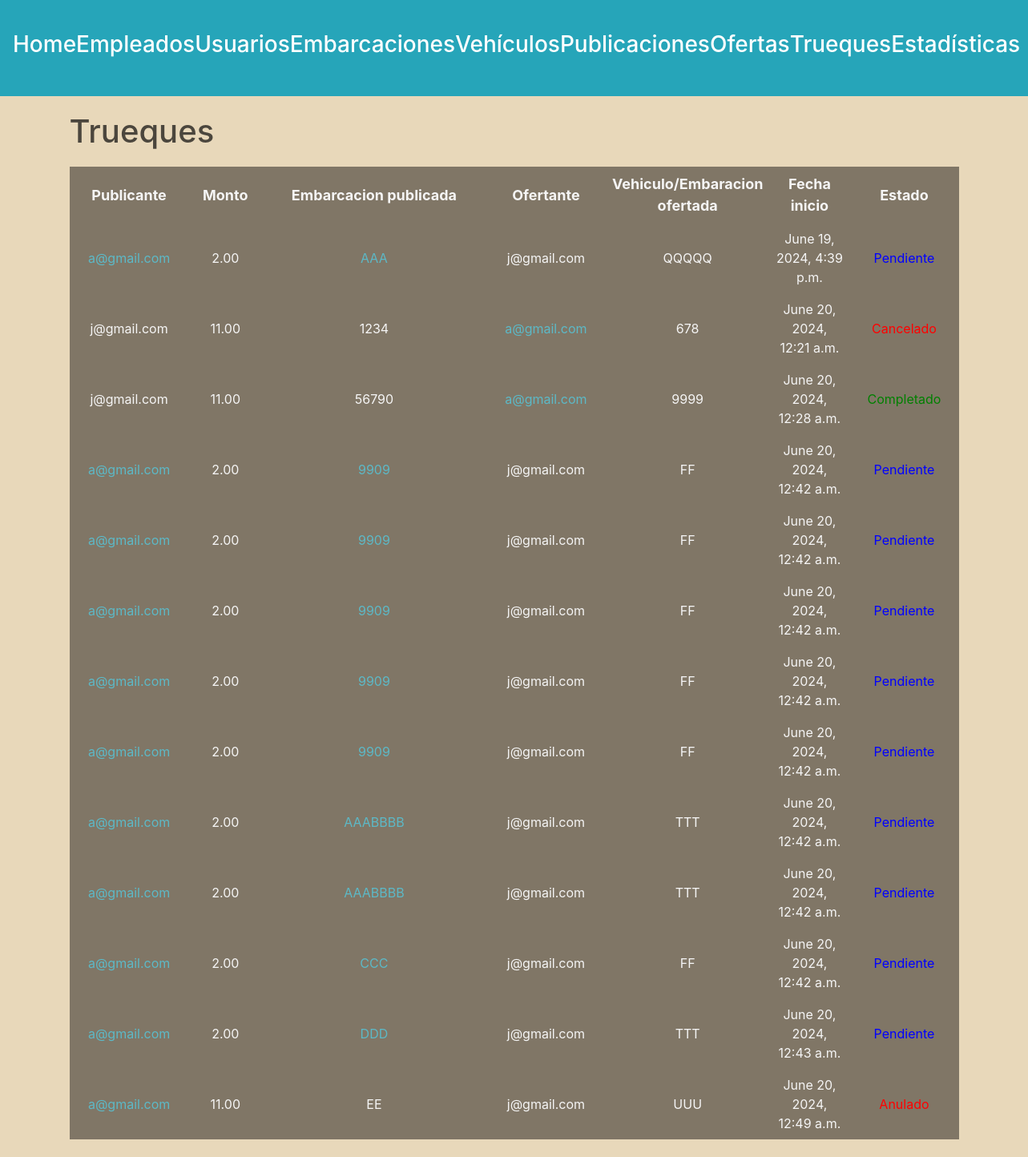
Before: /administracion/trueques/ (signed in) with the older database file.
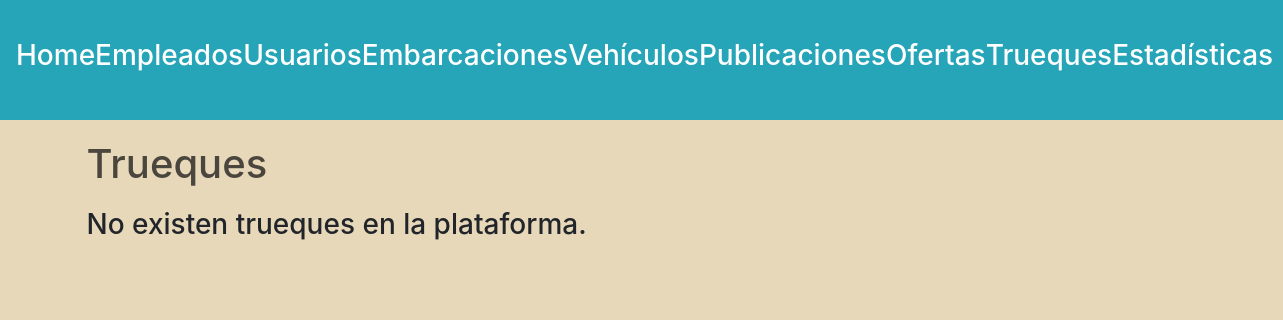
After: the same page with the newer database file.
### trueques/models.py (models this page shows)
class Trueque(models.Model):
    monto = models.DecimalField(max_digits=15, decimal_places=2, default=0)
    usuario1 = models.ForeignKey(Usuario, related_name='trueques_como_usuario1', on_delete=models.SET_NULL, null=True)
    usuario2 = models.ForeignKey(Usuario, related_name='trueques_como_usuario2', on_delete=models.SET_NULL, null=True)
    embarcacion1 = models.ForeignKey(Embarcacion, related_name='trueques_como_embarcacion1', on_delete=models.SET_NULL, null=True)
    embarcacion2 = models.ForeignKey(Embarcacion, related_name='trueques_como_embarcacion2', on_delete=models.SET_NULL, null=True)
    vehiculo = models.ForeignKey(Vehiculo, on_delete=models.SET_NULL, null=True)
    sede = models.ForeignKey(Sede, on_delete=models.SET_NULL, null=True)
    estado= models.CharField(max_length=50, default='Pendiente')
    fecha_inicio = models.DateTimeField(auto_now_add=True)
    fecha_cierre = models.DateTimeField(null=True)

### usuarios/models.py (models this page shows, shortened)
class Usuario(AbstractBaseUser, PermissionsMixin):
    nombre = models.CharField(max_length=50)
    apellido = models.CharField(max_length=50)
    fecha_nacimiento = models.DateField()
    telefono = models.CharField(max_length=13)
    mail = models.EmailField(max_length=50, unique=True)
    password = models.CharField(max_length=128)
    is_staff= models.BooleanField(default=False)
    is_blocked= models.BooleanField(default=False)
    USERNAME_FIELD = 'mail'
    REQUIRED_FIELDS = ['nombre', 'apellido', 'fecha_nacimiento', 'telefono']

### embarcaciones/models.py (models this page shows)
class Embarcacion(models.Model):
    matricula = models.CharField(max_length=100, unique=True)
    modelo = models.CharField(max_length=100)
    tipo = models.ForeignKey(TipoEmbarcacion, on_delete=models.SET_NULL, null=True)
    m_eslora = models.DecimalField(max_digits=5, decimal_places=2)
    m_manga = models.DecimalField(max_digits=5, decimal_places=2)
    m_calado = models.DecimalField(max_digits=5, decimal_places=2)
    motor = models.BooleanField(default=False)
    deuda = models.DecimalField(max_digits=10, decimal_places=2, default=0)
    sede = models.ForeignKey(Sede, on_delete=models.SET_NULL, null=True)
    dueño = models.ForeignKey(Usuario, on_delete=models.CASCADE)

### vehiculos/models.py (models this page shows)
class Vehiculo(models.Model):
    patente = models.CharField(max_length=100, unique=True)
    marca = models.CharField(max_length=100)
    modelo = models.CharField(max_length=100)
    tipo = models.ForeignKey(TipoVehiculo, on_delete=models.SET_NULL, null=True)
    año_fabricacion = models.DecimalField(max_digits=4, decimal_places=0, default=2000)
    kilometraje = models.DecimalField(max_digits=10, decimal_places=0, default=0)
    dueño = models.ForeignKey(Usuario, on_delete=models.CASCADE)

### administrador/views.py (the view)
# urls.py: path('administracion/trueques/', views.listar_trueques, name='lista trueques'),
@login_required(login_url=reverse_lazy('home'))
def listar_trueques(request):
    user = request.user
    if not user.is_staff:
        return redirect('home')
    trueques = Trueque.objects.all()
    return render(request, 'trades.html', {'trueques': trueques})

### autenticacion/backend.py (called while the page is built)
    def get_user(self, user_id):
        UserModel = get_user_model()
        try:
            return UserModel.objects.get(pk=user_id)
        except UserModel.DoesNotExist:
            return None

### administrador/templates/trades.html (shortened to what this page needs)
{% extends 'layouts/navbar.html' %}
{% block content %}
<div class="header">
    <h1>Trueques</h1>
</div>
{% if trueques %}
    <table>
        <thead>
            <tr>
                <th>Publicante</th>
                <th>Monto</th>
                <th>Embarcacion publicada</th>
                <th>Ofertante</th>
                <th>Vehiculo/Embaracion ofertada</th>
                <th>Fecha inicio</th>
                <th>Estado</th>
            </tr>
        </thead>
        <tbody>
            {% for trueque in trueques %}
                <tr>
                    <td>
                        {% if trueque.usuario1.mail|slice:"0:1" == "*" %}
                            {{ trueque.usuario1.mail|slice:"1:-14" }}
                        {% else %}
                            <a href="{% url 'ver perfil' trueque.usuario1_id %}">{{ trueque.usuario1.mail }}</a>
                        {% endif %}
                    </td>
                    <td>{{ trueque.monto }}</td>
                    <td>
                        {% if trueque.embarcacion1.matricula|slice:"0:1" == "*" %}
                            {{ trueque.embarcacion1.matricula|slice:"1:-14" }}
                        {% elif trueque.estado == "Pendiente" %}
                            <a href="{% url 'ver detalle embarcacion' trueque.embarcacion1_id 0 %}">{{ trueque.embarcacion1.matricula }}</a>
                        {% else %}
                            {{ trueque.embarcacion1.matricula }}
                        {% endif %}
                    </td>
                    <td>
                        {% if trueque.usuario2.mail|slice:"0:1" == "*" %}
                            {{ trueque.usuario2.mail|slice:"1:-14" }}
                        {% else %}
                            <a href="{% url 'ver perfil' trueque.usuario2_id %}">{{ trueque.usuario2.mail }}</a>
                        {% endif %}
                    </td>
                    <td>
                    {% if trueque.vehiculo_id %}
                        {% if trueque.vehiculo.patente|slice:"0:1" == "*" %}
                            {{ trueque.vehiculo.patente|slice:"1:-14" }}
                        {% elif trueque.estado == "Pendiente" %}
                            <a href="{% url 'ver detalle vehiculo' trueque.vehiculo_id 0 %}">{{ trueque.vehiculo.patente }}</a>
                        {% else %}
                            {{ trueque.vehiculo.patente }}
                        {% endif %}
                    {% endif %}
                    </td>
                    <td>{{ trueque.fecha_inicio }}</td>
                    <td>
                        {% if trueque.estado == "Completado" %}
                            <a href="{% url 'ver detalle trueque' trueque.id %}" style="color:green">{{ trueque.estado }}</a>
                        {% elif trueque.estado == "Pendiente" %}
                            <a href="{% url 'ver detalle trueque' trueque.id %}" style="color:blue">{{ trueque.estado }}</a>
                        {% elif trueque.estado == "Cancelado" %}
                            <a href="{% url 'ver detalle trueque' trueque.id %}" style="color:red">{{ trueque.estado }}</a>
                        {% elif trueque.estado == "Anulado" %}
                            <a href="{% url 'ver detalle trueque' trueque.id %}" style="color:red">{{ trueque.estado }}</a>
                        {% endif %}
                    </td>
                </tr>
            {% endfor %}
        </tbody>
    </table>
{% else %}
    <h3>No existen trueques en la plataforma.</h3>
{% endif %}
{% endblock %}

### administrador/templates/layouts/navbar.html (shortened to what this page needs)
{% load static %}
<!DOCTYPE html>
<html lang="en">
<head>
    <link rel="stylesheet" href="{% static 'styles/main.css' %}">
    <link rel="stylesheet" href="{% static 'styles/stats.css' %}">
    <link rel="stylesheet" href="https://cdn.jsdelivr.net/npm/bootstrap@4.6.0/dist/css/bootstrap.min.css"
>
</head>
<body>
    <div class="wrapper">
        <nav class="navbar">
            <ul>
                <li>
                    <a href="{% url 'home' %}">
                        <h3>Home</h3>
                    </a>
                </li>
                <li>
                    <a href="{% url 'lista empleados' %}">
                        <h3>Empleados</h3>
                    </a>
                </li>
                <li>
                    <a href="{% url 'lista usuarios' %}">
                        <h3>Usuarios</h3>
                    </a>
                </li>
                <li>
                    <a href="{% url 'lista embarcaciones' %}">
                        <h3>Embarcaciones</h3>
                    </a>
                </li>
                <li>
                    <a href="{% url 'lista vehiculos' %}">
                        <h3>Vehículos</h3>
                    </a>
                </li>
                <li>
                    <a href="{% url 'lista publicaciones' %}">
                        <h3>Publicaciones</h3>
                    </a>
                </li>
                <li>
                    <a href="{% url 'lista ofertas' %}">
                        <h3>Ofertas</h3>
                    </a>
                </li>
                <li>
                    <a href="{% url 'lista trueques' %}">
                        <h3>Trueques</h3>
                    </a>
                </li>
                <li>
                    <a href="{% url 'estadisticas' %}">
                        <h3>Estadísticas</h3>
                    </a>
                </li>
            </ul>
        </nav>
    </div>
    <main class="container">
        {% block content %}
        {% endblock %}
    </main>
</body>
</html>

### administrador/static/styles/main.css (style rules this page uses)
:root { --azul1: #6785b4; --azul2: #26a5b9; --azul3: #a9cecf; --gris: #c4c4be8c; --arena: #c8baa0; }
body { background: #e8d8ba !important; color: #fff; font-family: arial; margin: 0; }
.wrapper { background: #26a5b9; }
.navbar { max-width: 1400px; height: 120px; background: #26a5b9; margin: 0 auto; display: flex; align-items: center; }
.navbar ul { display: flex; justify-content: space-between; margin-top: 0px; margin-bottom: 0px; padding: 0; width: 100%; }
.navbar ul li { list-style: none; text-align: center; flex-grow: 1; }
.navbar ul li a { color: white; font-size: 20px; text-decoration: none; }
.container { max-width: 1200px; margin: auto; padding: 20px 10px; }
.header { display: flex; justify-content: space-between; align-items: center; margin-bottom: 20px; }
.header h1 { color: #4b463d; margin: 0; }
a:link, a:visited { color: #5cb9c7; font-size: 16px; }

Changed rows visible on the page:
removed Trueque: usuario1.mail "a@gmail.com", monto "2.00", embarcacion1.matricula "AAA", usuario2.mail "j@gmail.com", vehiculo.patente "QQQQQ", fecha_inicio "June 19, 2024, 4:39 p.m.", estado "Pendiente"
removed Trueque: usuario1.mail "j@gmail.com", monto "11.00", embarcacion1.matricula "1234", usuario2.mail "a@gmail.com", vehiculo.patente "678", fecha_inicio "June 20, 2024, 12:21 a.m.", estado "Cancelado"
removed Trueque: usuario1.mail "j@gmail.com", monto "11.00", embarcacion1.matricula "56790", usuario2.mail "a@gmail.com", vehiculo.patente "9999", fecha_inicio "June 20, 2024, 12:28 a.m.", estado "Completado"
removed Trueque: usuario1.mail "a@gmail.com", monto "2.00", embarcacion1.matricula "9909", usuario2.mail "j@gmail.com", vehiculo.patente "FF", fecha_inicio "June 20, 2024, 12:42 a.m.", estado "Pendiente"
removed Trueque: usuario1.mail "a@gmail.com", monto "2.00", embarcacion1.matricula "9909", usuario2.mail "j@gmail.com", vehiculo.patente "FF", fecha_inicio "June 20, 2024, 12:42 a.m.", estado "Pendiente"
removed Trueque: usuario1.mail "a@gmail.com", monto "2.00", embarcacion1.matricula "9909", usuario2.mail "j@gmail.com", vehiculo.patente "FF", fecha_inicio "June 20, 2024, 12:42 a.m.", estado "Pendiente"
removed Trueque: usuario1.mail "a@gmail.com", monto "2.00", embarcacion1.matricula "9909", usuario2.mail "j@gmail.com", vehiculo.patente "FF", fecha_inicio "June 20, 2024, 12:42 a.m.", estado "Pendiente"
removed Trueque: usuario1.mail "a@gmail.com", monto "2.00", embarcacion1.matricula "9909", usuario2.mail "j@gmail.com", vehiculo.patente "FF", fecha_inicio "June 20, 2024, 12:42 a.m.", estado "Pendiente"
removed Trueque: usuario1.mail "a@gmail.com", monto "2.00", embarcacion1.matricula "AAABBBB", usuario2.mail "j@gmail.com", vehiculo.patente "TTT", fecha_inicio "June 20, 2024, 12:42 a.m.", estado "Pendiente"
removed Trueque: usuario1.mail "a@gmail.com", monto "2.00", embarcacion1.matricula "AAABBBB", usuario2.mail "j@gmail.com", vehiculo.patente "TTT", fecha_inicio "June 20, 2024, 12:42 a.m.", estado "Pendiente"
removed Trueque: usuario1.mail "a@gmail.com", monto "2.00", embarcacion1.matricula "CCC", usuario2.mail "j@gmail.com", vehiculo.patente "FF", fecha_inicio "June 20, 2024, 12:42 a.m.", estado "Pendiente"
removed Trueque: usuario1.mail "a@gmail.com", monto "2.00", embarcacion1.matricula "DDD", usuario2.mail "j@gmail.com", vehiculo.patente "TTT", fecha_inicio "June 20, 2024, 12:43 a.m.", estado "Pendiente"
removed Trueque: usuario1.mail "a@gmail.com", monto "11.00", embarcacion1.matricula "EE", usuario2.mail "j@gmail.com", vehiculo.patente "UUU", fecha_inicio "June 20, 2024, 12:49 a.m.", estado "Anulado"
Other visible differences:
text no longer shown: "Publicante Monto Embarcacion publicada Ofertante Vehiculo/Embaracion ofertada Fecha inicio Estado"
text now shown: "No existen trueques en la plataforma."
